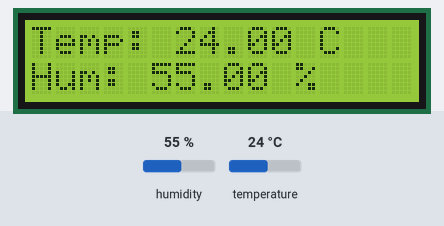
Recording of a sketch running on a simulated Arduino Uno, built with avr-gcc and run on an emulated ATmega328P. Parts: 16×2 character LCD. Inputs (shaded band) come from the test bench; at power-on: humidity 55 %, temperature 24 °C.

Above: at 3.2 s.
3.3 s: humidity set to 22 %
At 5.4 s:
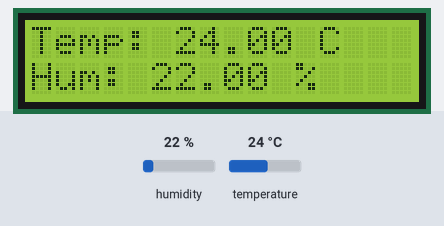
6.0 s: temperature set to 12 °C
At 6.7 s:
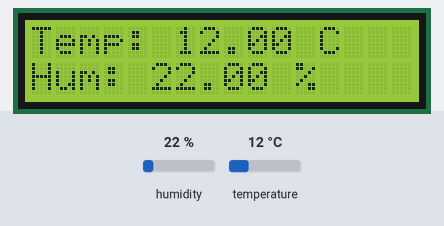
8.7 s: humidity set to 40 %
At 10.6 s:
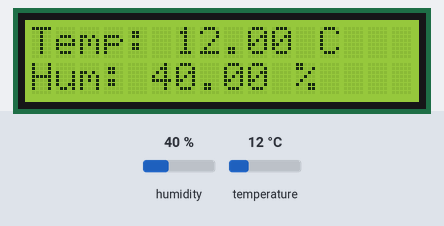
11.7 s: temperature set to 19 °C
At 13.1 s:
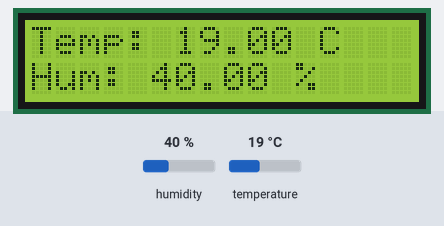
Timing chart, 0 to 14.7 s (numbered marks = the images above; inputs shaded):
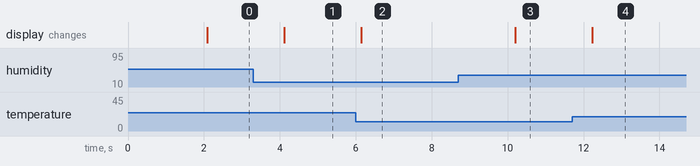

Measured:
- after the input at 3.3 s, the display: changes after 0.82 s (image 1)
- after the input at 6.0 s, the display: changes after 0.15 s (image 2)
- after the input at 8.7 s, the display: changes after 1.5 s (image 3)
- after the input at 11.7 s, the display: changes after 0.53 s (image 4)

The sketch:

DHT11_1602.ino
```cpp
#include <DHT.h>
#include <LiquidCrystal.h>

#define DHTPIN 2
#define DHTTYPE DHT11

DHT dht(DHTPIN, DHTTYPE);

LiquidCrystal lcd(7, 8, 9, 10, 11, 12);

void setup() {
  lcd.begin(16, 2);
  lcd.print("DHT11 Sensor");
  delay(2000);
  lcd.clear();

  dht.begin();
}

void loop() {
  float temperature = dht.readTemperature();
  float humidity = dht.readHumidity();

  if (isnan(temperature) || isnan(humidity)) {
    lcd.setCursor(0, 0);
    lcd.print("Error reading");
    lcd.setCursor(0, 1);
    lcd.print("from DHT11");
  }
  else {
    lcd.setCursor(0, 0);
    lcd.print("Temp: ");
    lcd.print(temperature);
    lcd.print(" C");

    lcd.setCursor(0, 1);
    lcd.print("Hum: ");
    lcd.print(humidity);
    lcd.print(" %");
  }

  delay(2000);
}
```
